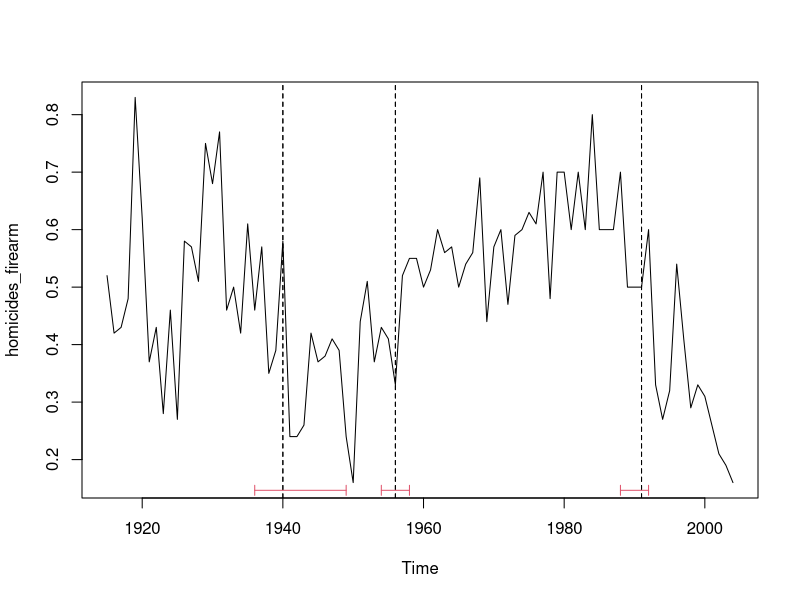
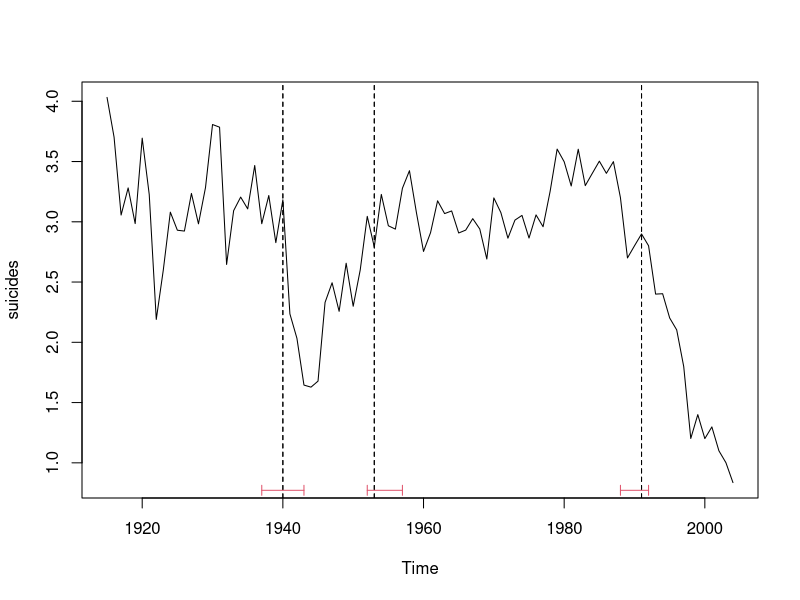
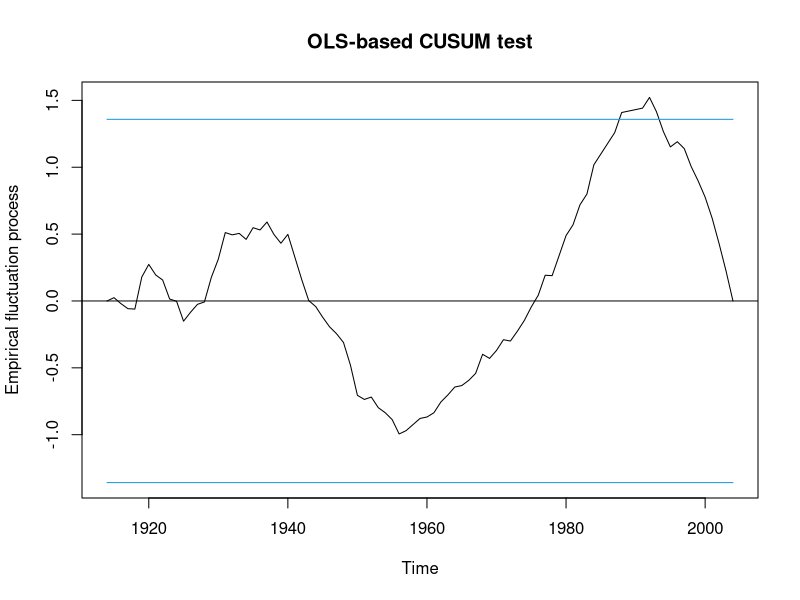

Source code (R) for these figures, in order:
### STRUCTURAL BREAK TESTS
# finds a point in time where the data changes, isolating a possible occurance of an event which influences the data

# 1. Testing for a structural break (with a priori knowledge)

  # Given a time series and an a priori point where a "change" happened, test the significance of it using a Chow Test
  # From Wikipedia, The Chow test, proposed by econometrician Gregory Chow in 1960, is a test of whether the coefficients   
  # in two linear regressions on different data sets are equal. In econometrics, it is most commonly used in time series analysis 
  # to test for the presence of a structural break at a period which can be assumed to be known a priori 
  # (for instance, a major historical event such as a war). 


  ## Load Libraries
  library(strucchange)
  
  ## Download dataset "deaths-from-homicides-and-suicid" with Deaths from homicides and suicides in Australia per 100.000 people
  ## https://datamarket.com/data/set/238x/deaths-from-homicides-and-suicides-in-australia
  
  ## Load dataset "deaths-from-homicides-and-suicid" from current working directory
  deaths <- read.csv(file="data/deaths-from-homicides-and-suicid.csv", header=TRUE, sep=",")[-91,]
  
  head(deaths)
  ## Create timeseries object for homicides by firearms 
  homicides_firearm <- ts(deaths$Firearm..Homicide, start = 1915, end = 2004)
  
  ## store the breakdates
  bp_ts <- breakpoints(homicides_firearm ~ 1)
  
  # this will give you the break dates and their confidence intervals
  summary(bp_ts) 
  
  # store the confidence intervals
  ci_ts <- confint(bp_ts)
  
  ## to plot the breakpoints with confidence intervals
  plot(homicides_firearm)
  lines(bp_ts)
  lines(ci_ts)
  
  #----
  
  ## Create timeseries object for suicides by firearms 
  suicides <- ts(deaths$Firearm..Suicide, start = 1915, end = 2004)
  
  ## store the breakdates
  bp_ts <- breakpoints(suicides ~ 1)
  
  # this will give you the break dates and their confidence intervals
  summary(bp_ts) 
  
  # store the confidence intervals
  ci_ts <- confint(bp_ts)
  
  ## to plot the breakpoints with confidence intervals
  plot(suicides)
  lines(bp_ts)
  lines(ci_ts)
  
  
  ## test the model null hypothesis that the average homicide by firearm rate remains constant
  ## over the years
  ## compute OLS-CUSUM fluctuation process
  homfa.cus <- efp(homicides_firearm ~ 1, type = "OLS-CUSUM")
  ## plot the process without boundaries
  plot(homfa.cus, alpha = 0.05, boundary = FALSE)
  ## add the boundaries in another colour
  bound <- boundary(homfa.cus, alpha = 0.05)
  lines(bound, col=4)
  lines(-bound, col=4)
  
  
